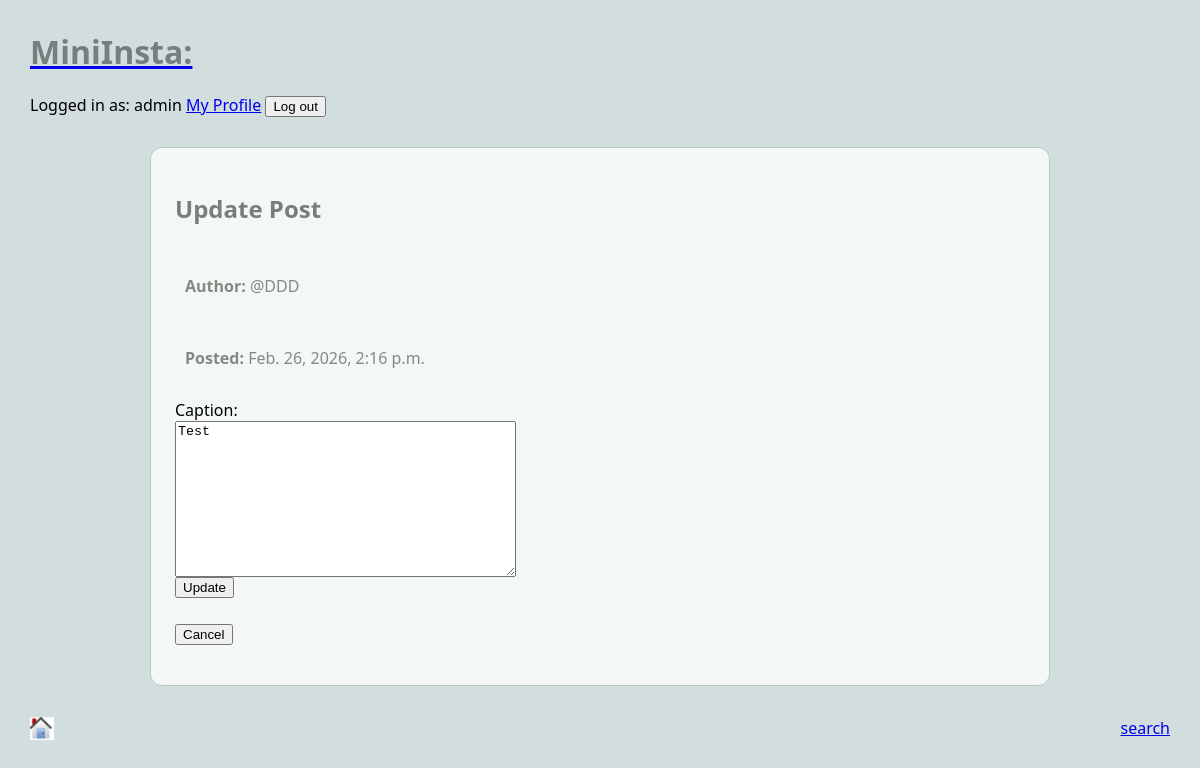
The page /mini_insta/post/7/update (signed in) on the database its author committed.
### mini_insta/models.py (models this page shows, shortened)
class Profile(models.Model):
    user = models.ForeignKey(User, on_delete=models.CASCADE, default=1)
    username = models.TextField(blank=True)
    display_name = models.TextField(blank=True)
    profile_image_url = models.URLField(blank=True)
    profile_image_file = models.ImageField(blank=True)
    bio_text = models.TextField(blank=True)
    join_date = models.DateTimeField(auto_now=True)

class Post(models.Model):
    profile = models.ForeignKey(Profile, on_delete=models.CASCADE)
    timestamp = models.DateTimeField(auto_now_add=True)
    caption = models.TextField(blank=True)

### mini_insta/views.py (the view, shortened to what this page needs)
# urls.py: path('post/<int:pk>/update', UpdatePostView.as_view(), name="update_post"),
class UpdatePostView(MiniInstaLoginRequiredMixin, UpdateView):
    model = Post
    form_class = UpdatePostForm
    template_name = "mini_insta/update_post_form.html"
    def dispatch(self, request, *args, **kwargs):
        if not request.user.is_authenticated:
            return self.handle_no_permission()
        self.object = self.get_object()
        self.require_profile_owner(self.object.profile)
        return super().dispatch(request, *args, **kwargs)
    def get_context_data(self, **kwargs):
        context = super().get_context_data(**kwargs)
        context["post"] = self.object
        context["profile"] = self.object.profile
        return context

### mini_insta/forms.py
class UpdatePostForm(forms.ModelForm):
    class Meta:
        model = Post
        fields = ["caption"]

### mini_insta/views.py (called while the page is built)
    def user_owns_profile(self, profile):
        return self.request.user.is_authenticated and profile.user_id == self.request.user.id

    def require_profile_owner(self, profile):
        if not self.user_owns_profile(profile):
            raise PermissionDenied

### mini_insta/templates/mini_insta/update_post_form.html (shortened to what this page needs)
{% extends 'mini_insta/base.html' %}
{% block content %}
<main class="profile-detail-container">
    <article class="profile-detail-card">
        <div class="profile-detail-content">
            <h2>Update Post</h2>
            <p><strong>Author:</strong> @{{ profile.username }}</p>
            <p><strong>Posted:</strong> {{ post.timestamp }}</p>
            <form method="POST" action="{% url 'update_post' post.pk %}">
                <div>
                    <label for="{{ form.caption.id_for_label }}">Caption:</label>
                    {{ form.caption }}
                </div>
                <div>
                    <input type="submit" value="Update">
                </div>
            </form>
            <form method="GET" action="{% url 'show_post' post.pk %}">
                <input type="submit" value="Cancel">
            </form>
        </div>
    </article>
</main>
{% endblock %}

### mini_insta/templates/mini_insta/base.html (shortened to what this page needs)
{% load static %}
<html>
    <head>
        <link rel="stylesheet" href="{% static 'styles-blog.css' %}">
    </head>
    <body>
        <head>
            <a href="{% url 'show_all' %}">
                <h1>MiniInsta:</h1>
            </a>
            <nav>
                {% if user.is_authenticated %}
                    Logged in as: {{ user.username }}
                    <a href="{% url 'show_my_profile' %}">My Profile</a>
                    <form method="post" action="{% url 'logout' %}" style="display:inline;">
                        <button type="submit">Log out</button>
                    </form>
                {% else %}
                    <a href="{% url 'show_all' %}">All Profiles</a>
                    <a href="{% url 'create_profile' %}">Create Account</a>
                    <a href="{% url 'login' %}?next={{ request.path }}">Log in</a>
                {% endif %}
            </nav>
        </head>
        {% block content %}
        {% endblock %}
    </body>
    <footer style="display:flex; justify-content:space-between; align-items:center;">
        {% if profile %}
            {% if user.is_authenticated and user == profile.user %}
                <a href="{% url 'show_feed' %}">
                    <img class="footer-home-icon" src="{% static 'images/home.pic.jpg' %}" alt="feed">
                </a>
            {% else %}
                <a href="{% url 'show_all' %}">
                    <img class="footer-home-icon" src="{% static 'images/home.pic.jpg' %}" alt="home">
                </a>
            {% endif %}
            {% if user.is_authenticated %}
                <a href="{% url 'search' %}">search</a>
            {% else %}
                <span></span>
            {% endif %}
        {% else %}
            <a href="{% url 'show_all' %}">
                <img class="footer-home-icon" src="{% static 'images/home.pic.jpg' %}" alt="feed">
            </a>
            <span></span>
        {% endif %}
    </footer>
</html>

### static/styles-blog.css (style rules this page uses)
body { margin: 30px; background: #d1dedd; font-family:'Segoe UI', Tahoma, Geneva, Verdana, sans-serif; }
h1, h2, h3 { color: #767f7e; }
p { color: #828b82; }
article p, article h3 { margin: 20px 10px; }
footer .footer-home-icon { width: 24px; height: 24px; object-fit: contain; display: inline-block; }
.profile-detail-container { max-width: 900px; margin: 30px auto; padding: 0 20px; }
.profile-detail-card { background: #f3f7f6; border: 1px solid #bbc7c7; border-radius: 12px; padding: 24px; display: grid; grid-template-columns: 280px 1fr; gap: 24px; align-items: start; }
.profile-detail-content { display: grid; gap: 10px; }

### rows shown on the page
Profile: username "DDD"
Post: timestamp "Feb. 26, 2026, 2:16 p.m.", caption "Test"

### other values the page prints
{{ user.username }} "admin"
